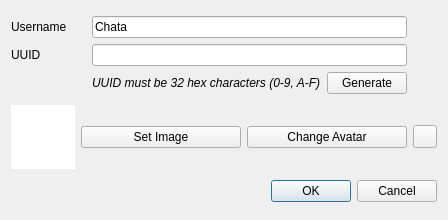
<?xml version="1.0" encoding="UTF-8"?>
<ui version="4.0">
 <class>NewUserDialog</class>
 <widget class="QDialog" name="NewUserDialog">
  <property name="geometry">
   <rect>
    <x>0</x>
    <y>0</y>
    <width>448</width>
    <height>220</height>
   </rect>
  </property>
  <property name="windowTitle">
   <string>New User</string>
  </property>
  <layout class="QGridLayout" name="gridLayout_2">
   <item row="2" column="1" colspan="3">
    <widget class="QDialogButtonBox" name="buttonBox">
     <property name="orientation">
      <enum>Qt::Orientation::Horizontal</enum>
     </property>
     <property name="standardButtons">
      <set>QDialogButtonBox::StandardButton::Cancel|QDialogButtonBox::StandardButton::Ok</set>
     </property>
    </widget>
   </item>
   <item row="1" column="2">
    <widget class="QPushButton" name="setAvatar">
     <property name="text">
      <string>Change Avatar</string>
     </property>
    </widget>
   </item>
   <item row="1" column="1">
    <widget class="QPushButton" name="selectImage">
     <property name="text">
      <string>Set Image</string>
     </property>
    </widget>
   </item>
   <item row="1" column="3">
    <widget class="QToolButton" name="revert">
     <property name="text">
      <string/>
     </property>
    </widget>
   </item>
   <item row="0" column="0" colspan="4">
    <layout class="QGridLayout" name="gridLayout">
     <item row="1" column="0">
      <widget class="QLabel" name="label">
       <property name="text">
        <string>UUID</string>
       </property>
      </widget>
     </item>
     <item row="0" column="1" colspan="2">
      <widget class="QLineEdit" name="username">
       <property name="text">
        <string>Chata</string>
       </property>
      </widget>
     </item>
     <item row="1" column="1" colspan="2">
      <widget class="QLineEdit" name="uuid"/>
     </item>
     <item row="0" column="0">
      <widget class="QLabel" name="label_2">
       <property name="text">
        <string>Username</string>
       </property>
      </widget>
     </item>
     <item row="2" column="1">
      <widget class="QLabel" name="label_3">
       <property name="font">
        <font>
         <italic>true</italic>
        </font>
       </property>
       <property name="text">
        <string>UUID must be 32 hex characters (0-9, A-F)</string>
       </property>
      </widget>
     </item>
     <item row="2" column="2">
      <widget class="QPushButton" name="generate">
       <property name="text">
        <string>Generate</string>
       </property>
      </widget>
     </item>
     <item row="1" column="3">
      <widget class="QLabel" name="uuidVerified">
       <property name="sizePolicy">
        <sizepolicy hsizetype="Fixed" vsizetype="Preferred">
         <horstretch>0</horstretch>
         <verstretch>0</verstretch>
        </sizepolicy>
       </property>
       <property name="minimumSize">
        <size>
         <width>24</width>
         <height>0</height>
        </size>
       </property>
      </widget>
     </item>
     <item row="0" column="3">
      <widget class="QLabel" name="usernameVerified">
       <property name="text">
        <string/>
       </property>
      </widget>
     </item>
    </layout>
   </item>
   <item row="1" column="0">
    <widget class="QGraphicsView" name="image">
     <property name="sizePolicy">
      <sizepolicy hsizetype="Expanding" vsizetype="Expanding">
       <horstretch>0</horstretch>
       <verstretch>0</verstretch>
      </sizepolicy>
     </property>
     <property name="minimumSize">
      <size>
       <width>64</width>
       <height>64</height>
      </size>
     </property>
     <property name="maximumSize">
      <size>
       <width>64</width>
       <height>64</height>
      </size>
     </property>
     <property name="frameShape">
      <enum>QFrame::Shape::NoFrame</enum>
     </property>
     <property name="frameShadow">
      <enum>QFrame::Shadow::Plain</enum>
     </property>
     <property name="verticalScrollBarPolicy">
      <enum>Qt::ScrollBarPolicy::ScrollBarAlwaysOff</enum>
     </property>
     <property name="horizontalScrollBarPolicy">
      <enum>Qt::ScrollBarPolicy::ScrollBarAlwaysOff</enum>
     </property>
     <property name="interactive">
      <bool>false</bool>
     </property>
    </widget>
   </item>
  </layout>
 </widget>
 <resources/>
 <connections>
  <connection>
   <sender>buttonBox</sender>
   <signal>accepted()</signal>
   <receiver>NewUserDialog</receiver>
   <slot>accept()</slot>
   <hints>
    <hint type="sourcelabel">
     <x>248</x>
     <y>254</y>
    </hint>
    <hint type="destinationlabel">
     <x>157</x>
     <y>274</y>
    </hint>
   </hints>
  </connection>
  <connection>
   <sender>buttonBox</sender>
   <signal>rejected()</signal>
   <receiver>NewUserDialog</receiver>
   <slot>reject()</slot>
   <hints>
    <hint type="sourcelabel">
     <x>316</x>
     <y>260</y>
    </hint>
    <hint type="destinationlabel">
     <x>286</x>
     <y>274</y>
    </hint>
   </hints>
  </connection>
 </connections>
</ui>
